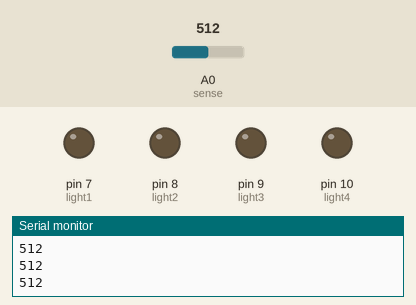
The sketch below on a simulated Arduino Uno, built with avr-gcc and run on an emulated ATmega328P. Parts: output pins drawn as LEDs (lit = HIGH), the last lines printed to the serial monitor. Dashed ring = blinking. The inputs (shaded band) are chosen by the test bench; at power-on: A0 (sense) = 512.

Above: at 1.2 s.
1.3 s: A0 (sense) set to 709
2.8 s: A0 (sense) set to 734
At 3.05 s:
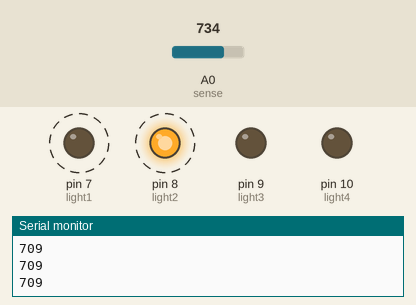
5.8 s: A0 (sense) set to 716
At 6.4 s:
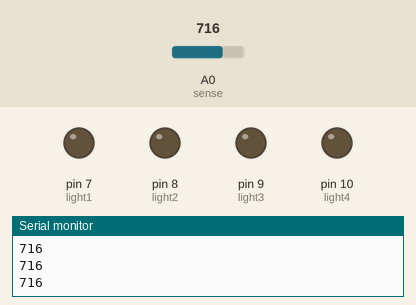
7.3 s: A0 (sense) set to 900
At 7.75 s:
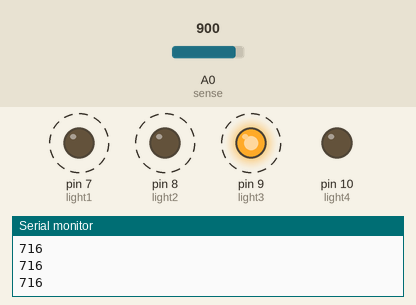
Timing chart, 0 to 11.3 s (numbered marks = the images above; inputs shaded):
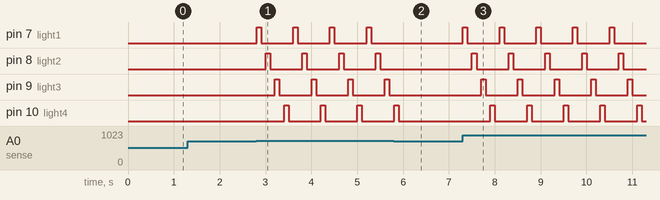

Measured:
- the behaviour switches between 719 and 720 on A0 (sense) (found by bisection; images 0 and 1)
- after the input at 2.8 s, pin 7 (light1): alternates HIGH for 0.10 s and LOW for 0.70 s, starting at once; pin 8 (light2): alternates HIGH for 0.10 s and LOW for 0.70 s, starting after 0.20 s
- after the input at 5.8 s, pin 7 (light1), pin 8 (light2): stops changing and stays LOW; pin 9 (light3): stays LOW (without the input it goes to HIGH after 0.60 s); pin 10 (light4): goes on until 5.9 s, then stays LOW
- after the input at 7.3 s, pin 7 (light1): alternates HIGH for 0.10 s and LOW for 0.70 s, starting at once; pin 8 (light2): alternates HIGH for 0.10 s and LOW for 0.70 s, starting after 0.20 s

The sketch:

PilotoLabsDonation.ino
```cpp
int light1 = 7;
int light2 = 8;
int light3 = 9;
int light4 = 10;
int sense = 0;
int hold = 720;
void setup() {
  // put your setup code here, to run once:
  Serial.begin(9600);
  pinMode(light1, OUTPUT);
  pinMode(light2, OUTPUT);
  pinMode(light3, OUTPUT);
  pinMode(light4, OUTPUT);
}

void loop() {
  // put your main code here, to run repeatedly:
  Serial.println(analogRead(sense));


    if(analogRead(sense) < hold ){
        digitalWrite(light1, LOW);
        digitalWrite(light2, LOW);
        digitalWrite(light3, LOW);
        digitalWrite(light4, LOW);
    }else{

      for(int i = 0; i < 4; i++) {
        digitalWrite(light1, HIGH);
        delay(100);
        digitalWrite(light1, LOW);
        delay(100);
        digitalWrite(light2, HIGH);
        delay(100);
        digitalWrite(light2, LOW);
        delay(100);
        digitalWrite(light3, HIGH);
        delay(100);
        digitalWrite(light3, LOW);
        delay(100);
        digitalWrite(light4, HIGH);
        delay(100);
        digitalWrite(light4, LOW);
        delay(100);
      }
    }

    //delay(100);
}
```
